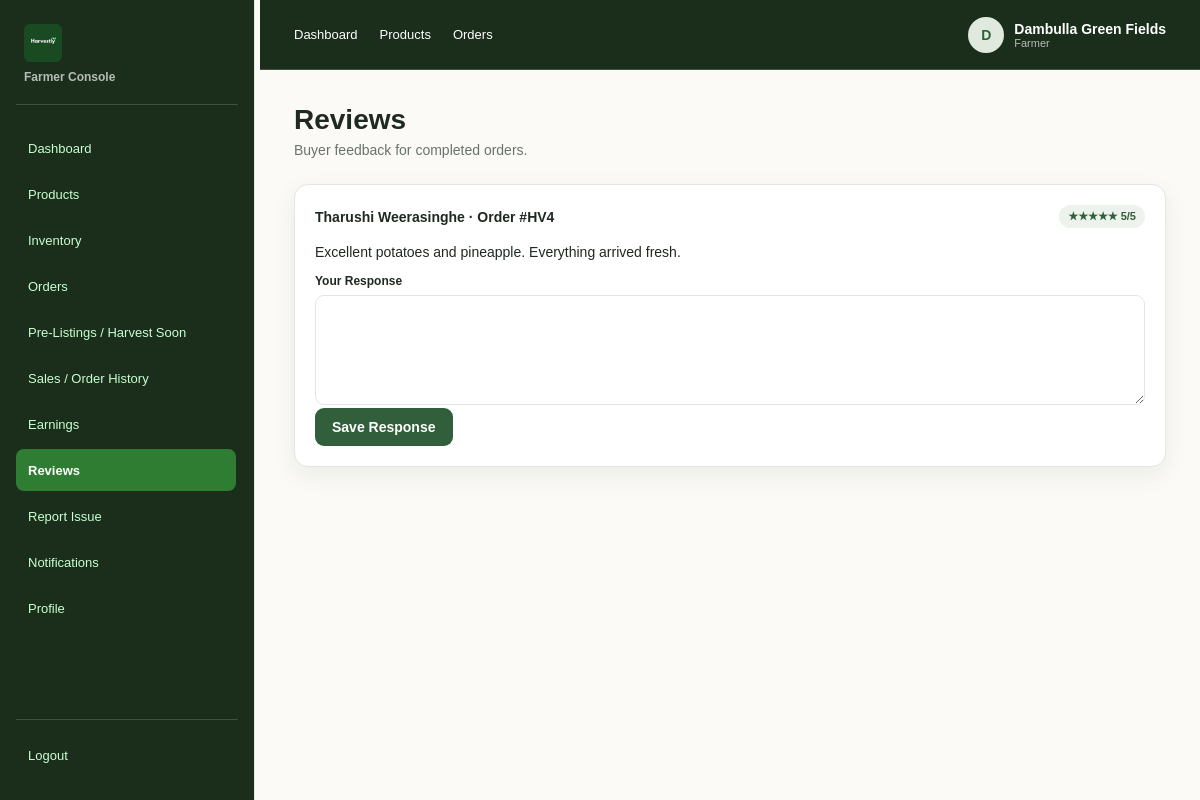
/index.php?page=farmer_reviews (signed in), run on the app's committed database.
### tables this page shows
CREATE TABLE IF NOT EXISTS reviews (
    review_id BIGINT UNSIGNED AUTO_INCREMENT PRIMARY KEY,
    order_id BIGINT UNSIGNED NOT NULL,
    buyer_id BIGINT UNSIGNED NOT NULL,
    farmer_id BIGINT UNSIGNED NOT NULL,
    rating TINYINT UNSIGNED NOT NULL,
    review_text TEXT NULL,
    farmer_response TEXT NULL,
    farmer_responded_at DATETIME NULL,
    created_at TIMESTAMP NOT NULL DEFAULT CURRENT_TIMESTAMP,
    updated_at TIMESTAMP NOT NULL DEFAULT CURRENT_TIMESTAMP ON UPDATE CURRENT_TIMESTAMP,
    CONSTRAINT fk_review_order
        FOREIGN KEY (order_id) REFERENCES orders(order_id),
    CONSTRAINT fk_review_buyer
        FOREIGN KEY (buyer_id) REFERENCES users(user_id),
    CONSTRAINT fk_review_farmer
        FOREIGN KEY (farmer_id) REFERENCES users(user_id),
    UNIQUE KEY uq_review_order (order_id),
    KEY idx_review_farmer (farmer_id, created_at)
);

CREATE TABLE IF NOT EXISTS users (
    user_id BIGINT UNSIGNED AUTO_INCREMENT PRIMARY KEY,
    role ENUM('BUYER','FARMER','COURIER_PARTNER','ADMIN') NOT NULL,
    full_name VARCHAR(120) NOT NULL,
    email VARCHAR(190) NOT NULL,
    password_hash VARCHAR(255) NOT NULL,
    phone VARCHAR(25) NULL,
    account_status ENUM('PENDING','ACTIVE','REJECTED','SUSPENDED') NOT NULL DEFAULT 'PENDING',
    last_login_at DATETIME NULL,
    created_at TIMESTAMP NOT NULL DEFAULT CURRENT_TIMESTAMP,
    updated_at TIMESTAMP NOT NULL DEFAULT CURRENT_TIMESTAMP ON UPDATE CURRENT_TIMESTAMP,
    UNIQUE KEY uq_users_email (email),
    KEY idx_users_role_status (role, account_status)
);

### View/Farmer/includes/auth.php (called while the page is built, shortened)
<?php
$role = strtolower((string)($_SESSION['role'] ?? ''));
$farmer_id = (isset($_SESSION['user_id']) && $role === 'farmer') ? (int)$_SESSION['user_id'] : 0;

### View/Farmer/reviews.php (the view, shortened to what this page needs)
<?php
require 'includes/auth.php';
require 'includes/layout.php';
$st=$conn->prepare(
    'SELECT r.*,u.full_name buyer_name
    FROM reviews r
    JOIN users u
    ON u.user_id=r.buyer_id
    WHERE r.farmer_id=?
    ORDER BY r.created_at DESC'
);
$st->bind_param('i',$farmer_id);
$st->execute();
$rows=$st->get_result();
page_top('Reviews','reviews');?>
<div class="page-title">
    <div>
        <h1>Reviews</h1>
        <p>Buyer feedback for completed orders.</p>
    </div>
</div>
<?php while($r=$rows->fetch_assoc()):?>
<form class="card" method="post">
    <div class="section-head">
        <strong><?=e($r['buyer_name'])?> · Order #HV<?=$r['order_id']?></strong>
        <span class="badge"><?=str_repeat('★',(int)$r['rating'])?> <?=e($r['rating'])?>/5</span>
    </div>
    <p><?=e($r['review_text'])?></p>
    <div class="field">
        <label>Your Response</label>
        <textarea class="textarea" name="response"><?=e($r['farmer_response'])?></textarea>
    </div>
    <button class="btn">Save Response</button>
</form>
<?php endwhile;?><?php page_bottom();?>

### css/Farmer/style.css (style rules this page uses)
:root { --green:#315f3b; --green2:#4f7d57; --mint:#e8f1e8; --cream:#fbfaf6; --ink:#1f2921; --muted:#69736a; --line:#e2e7df; --card:#fff; --danger:#b84b4b; --warn:#b67a18; --shadow:0 8px 24px rgba(31,41,33,.07) }
* { box-sizing:border-box }
body { margin:0; background:var(--cream); color:var(--ink); font-family:Arial,Helvetica,sans-serif; font-size:14px }
button,input,select,textarea { font:inherit }
button { cursor:pointer; border:0 }
.page-title { display:flex; justify-content:space-between; gap:20px; align-items:flex-start; margin-bottom:26px }
.page-title h1 { margin:0 0 6px; font-size:28px }
.page-title p { margin:0; color:var(--muted) }
.btn { padding:11px 17px; border-radius:9px; font-weight:700; background:var(--green); color:#fff }
.card { background:var(--card); border:1px solid var(--line); border-radius:14px; padding:20px; box-shadow:var(--shadow) }
.section-head { display:flex; justify-content:space-between; align-items:center; margin-bottom:16px }
.badge { display:inline-block; padding:5px 9px; border-radius:999px; background:#edf3ec; color:var(--green); font-size:11px; font-weight:700 }
.input,.select,.textarea { width:100%; border:1px solid var(--line); border-radius:9px; padding:11px 12px; background:#fff; outline:none }
.textarea { min-height:110px; resize:vertical }
.field label { display:block; font-size:12px; font-weight:700; margin-bottom:7px }

### data on the page
reviews: buyer.full_name "Tharushi Weerasinghe", order "4", rating "★★★★★", rating "5", review_text "Excellent potatoes and pineapple. Everything arrived fresh."

### other printed values
substr($displayName, 0, 1) "D"
$displayName "Dambulla Green Fields"
